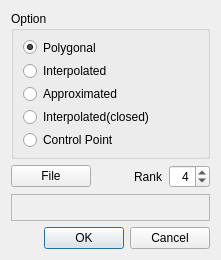
<?xml version="1.0" encoding="UTF-8"?>
<ui version="4.0">
 <class>QtNurbsCurveDialog</class>
 <widget class="QDialog" name="QtNurbsCurveDialog">
  <property name="geometry">
   <rect>
    <x>0</x>
    <y>0</y>
    <width>221</width>
    <height>260</height>
   </rect>
  </property>
  <property name="sizePolicy">
   <sizepolicy hsizetype="Minimum" vsizetype="Minimum">
    <horstretch>0</horstretch>
    <verstretch>0</verstretch>
   </sizepolicy>
  </property>
  <property name="minimumSize">
   <size>
    <width>200</width>
    <height>260</height>
   </size>
  </property>
  <property name="windowTitle">
   <string>Dialog</string>
  </property>
  <layout class="QVBoxLayout" name="verticalLayout_2">
   <property name="spacing">
    <number>6</number>
   </property>
   <item>
    <widget class="QGroupBox" name="optionBox">
     <property name="title">
      <string>Option</string>
     </property>
     <layout class="QVBoxLayout" name="verticalLayout">
      <property name="spacing">
       <number>9</number>
      </property>
      <property name="bottomMargin">
       <number>9</number>
      </property>
      <item>
       <widget class="QRadioButton" name="plygRadBtn">
        <property name="text">
         <string>Polygonal</string>
        </property>
        <property name="checked">
         <bool>true</bool>
        </property>
        <attribute name="buttonGroup">
         <string notr="true">buttonGroup</string>
        </attribute>
       </widget>
      </item>
      <item>
       <widget class="QRadioButton" name="intRadBtn">
        <property name="text">
         <string>Interpolated</string>
        </property>
        <attribute name="buttonGroup">
         <string notr="true">buttonGroup</string>
        </attribute>
       </widget>
      </item>
      <item>
       <widget class="QRadioButton" name="appRadBtn">
        <property name="text">
         <string>Approximated</string>
        </property>
        <attribute name="buttonGroup">
         <string notr="true">buttonGroup</string>
        </attribute>
       </widget>
      </item>
      <item>
       <widget class="QRadioButton" name="nullRadBtn">
        <property name="text">
         <string>Interpolated(closed)</string>
        </property>
        <attribute name="buttonGroup">
         <string notr="true">buttonGroup</string>
        </attribute>
       </widget>
      </item>
      <item>
       <widget class="QRadioButton" name="cpRadBtn">
        <property name="text">
         <string>Control Point</string>
        </property>
        <attribute name="buttonGroup">
         <string notr="true">buttonGroup</string>
        </attribute>
       </widget>
      </item>
     </layout>
    </widget>
   </item>
   <item>
    <layout class="QHBoxLayout" name="horizontalLayout">
     <item>
      <widget class="QPushButton" name="fileBtn">
       <property name="sizePolicy">
        <sizepolicy hsizetype="Fixed" vsizetype="Fixed">
         <horstretch>0</horstretch>
         <verstretch>0</verstretch>
        </sizepolicy>
       </property>
       <property name="text">
        <string>File</string>
       </property>
      </widget>
     </item>
     <item>
      <spacer name="horizontalSpacer">
       <property name="orientation">
        <enum>Qt::Horizontal</enum>
       </property>
       <property name="sizeHint" stdset="0">
        <size>
         <width>40</width>
         <height>20</height>
        </size>
       </property>
      </spacer>
     </item>
     <item>
      <widget class="QLabel" name="label">
       <property name="sizePolicy">
        <sizepolicy hsizetype="Fixed" vsizetype="Preferred">
         <horstretch>0</horstretch>
         <verstretch>0</verstretch>
        </sizepolicy>
       </property>
       <property name="text">
        <string>Rank</string>
       </property>
      </widget>
     </item>
     <item>
      <widget class="QSpinBox" name="rankSpin">
       <property name="alignment">
        <set>Qt::AlignRight|Qt::AlignTrailing|Qt::AlignVCenter</set>
       </property>
       <property name="minimum">
        <number>2</number>
       </property>
       <property name="maximum">
        <number>10</number>
       </property>
       <property name="value">
        <number>4</number>
       </property>
      </widget>
     </item>
    </layout>
   </item>
   <item>
    <widget class="QLabel" name="inpFileLabel">
     <property name="sizePolicy">
      <sizepolicy hsizetype="Preferred" vsizetype="Fixed">
       <horstretch>0</horstretch>
       <verstretch>0</verstretch>
      </sizepolicy>
     </property>
     <property name="minimumSize">
      <size>
       <width>0</width>
       <height>27</height>
      </size>
     </property>
     <property name="frameShape">
      <enum>QFrame::StyledPanel</enum>
     </property>
     <property name="frameShadow">
      <enum>QFrame::Sunken</enum>
     </property>
     <property name="text">
      <string/>
     </property>
     <property name="alignment">
      <set>Qt::AlignRight|Qt::AlignTrailing|Qt::AlignVCenter</set>
     </property>
    </widget>
   </item>
   <item>
    <widget class="QDialogButtonBox" name="buttonBox">
     <property name="orientation">
      <enum>Qt::Horizontal</enum>
     </property>
     <property name="standardButtons">
      <set>QDialogButtonBox::Cancel|QDialogButtonBox::Ok</set>
     </property>
    </widget>
   </item>
  </layout>
 </widget>
 <resources/>
 <connections>
  <connection>
   <sender>buttonBox</sender>
   <signal>accepted()</signal>
   <receiver>QtNurbsCurveDialog</receiver>
   <slot>accept()</slot>
   <hints>
    <hint type="sourcelabel">
     <x>248</x>
     <y>254</y>
    </hint>
    <hint type="destinationlabel">
     <x>157</x>
     <y>274</y>
    </hint>
   </hints>
  </connection>
  <connection>
   <sender>buttonBox</sender>
   <signal>rejected()</signal>
   <receiver>QtNurbsCurveDialog</receiver>
   <slot>reject()</slot>
   <hints>
    <hint type="sourcelabel">
     <x>316</x>
     <y>260</y>
    </hint>
    <hint type="destinationlabel">
     <x>286</x>
     <y>274</y>
    </hint>
   </hints>
  </connection>
 </connections>
 <buttongroups>
  <buttongroup name="buttonGroup"/>
 </buttongroups>
</ui>
